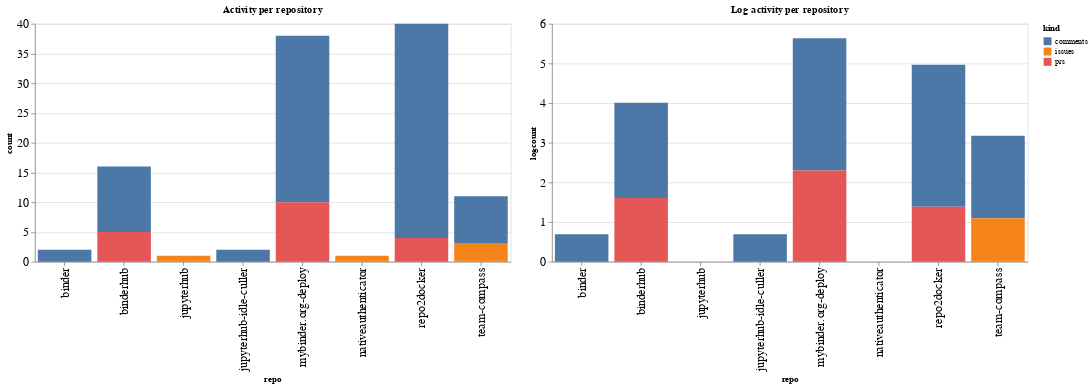

The notebook cell this image was saved under:
### Code cell
ch1 = alt.Chart(repo_summaries, width=600, title="Activity per repository").mark_bar().encode(
    x='repo',
    y='count',
    color='kind',
    tooltip="kind"
)

ch2 = alt.Chart(repo_summaries, width=600, title="Log activity per repository").mark_bar().encode(
    x='repo',
    y='logcount',
    color='kind',
    tooltip="kind"
)

ch1 | ch2

### Figure 1 — Vega-Lite specification as saved in the notebook (floating-point values rounded to 4 significant figures)
{"config": {"axisLeft": {"labelFontSize": 15}, "axisBottom": {"labelFontSize": 15}}, "hconcat": [{"mark": "bar", "encoding": {"color": {"type": "nominal", "field": "kind"}, "tooltip": {"type": "nominal", "field": "kind"}, "x": {"type": "nominal", "field": "repo"}, "y": {"type": "quantitative", "field": "count"}}, "title": "Activity per repository", "width": 600}, {"mark": "bar", "encoding": {"color": {"type": "nominal", "field": "kind"}, "tooltip": {"type": "nominal", "field": "kind"}, "x": {"type": "nominal", "field": "repo"}, "y": {"type": "quantitative", "field": "logcount"}}, "title": "Log activity per repository", "width": 600}], "data": {"name": "data-51046a270854e46b7bff47be8f062ba5"}, "$schema": "https://vega.github.io/schema/vega-lite/v4.8.1.json", "datasets": {"data-51046a270854e46b7bff47be8f062ba5": [{"repo": "binder", "kind": "comments", "count": 2, "logcount": 0.6931}, {"repo": "binderhub", "kind": "comments", "count": 11, "logcount": 2.398}, {"repo": "binderhub", "kind": "prs", "count": 5, "logcount": 1.609}, {"repo": "jupyterhub", "kind": "issues", "count": 1, "logcount": 0.0}, {"repo": "jupyterhub-idle-culler", "kind": "comments", "count": 2, "logcount": 0.6931}, {"repo": "mybinder.org-deploy", "kind": "comments", "count": 28, "logcount": 3.332}, {"repo": "mybinder.org-deploy", "kind": "prs", "count": 10, "logcount": 2.303}, {"repo": "nativeauthenticator", "kind": "issues", "count": 1, "logcount": 0.0}, {"repo": "repo2docker", "kind": "comments", "count": 36, "logcount": 3.584}, {"repo": "repo2docker", "kind": "prs", "count": 4, "logcount": 1.386}, {"repo": "team-compass", "kind": "comments", "count": 8, "logcount": 2.079}, {"repo": "team-compass", "kind": "issues", "count": 3, "logcount": 1.099}]}}
